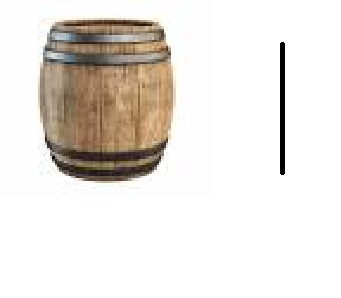
#> input picture data/cask.jfif, 341 x 298 px, found by its file name
$ python uprightImg.py
#> lines starting #> are read from the running program, lines starting #| are printed output that depends on the picture; after the words box and inside, x2 and y2 are one past the last pixel; in counts of white or black regions, pixels touching at a corner belong together
from itertools import groupby
import cv2,numpy as np,random


def get_type():
    if cask_h<.17:
        return "unknown"
    elif cask_h<.25:
        return "blood tub"

def get_h(obj_h,cask_m,real_obj_h=1,):
    global metre_per_pix
    metre_per_pix=real_obj_h/obj_h
    dist=cask_m*metre_per_pix
    return dist


def get_w(h_val=None):
    global cask_contour

    #if no height is given a radom height is used
    if (not h_val) or h_val>=h//2:
        h_val=random.randint(0,h//2)
    elif h_val:
        h_val=h_val/metre_per_pix
    y1,y2=centre_y-h_val,centre_y+h_val
    tot=[]


    #find points on contour with the given height and return average width and both widths
    cask_contour=sorted(cask_contour,key=lambda x:x[0][1])
    for key,group in groupby(cask_contour,lambda x:x[0][1]):
        group=list(group)
        if key==y1 or key==y2:
            first,last=group[0][0],group[-1][0]
            dist=(group[-1][0][0]-group[0][0][0])*metre_per_pix
            tot.append(dist)
            cv2.line(img,first,last,(0,0,255),2)
            cv2.putText(img,f"{dist:.2f}",(first[0],first[1]-5),cv2.FONT_HERSHEY_SIMPLEX,.5,(0,0,255),2)
    return sum(tot)/2,tot


def main(im=cv2.imread("./data/cask.jfif")):
    global img,centre_x,centre_y,cask_contour,h,cask_h
    #img=cv2.resize(im,(0,0),fx=2,fy=2)
    img=im.copy()
#> img is the input picture: shape (298, 341, 3); mean B, G, R 222.4, 227.5, 232.1
    img_process=cv2.cvtColor(img,cv2.COLOR_BGR2GRAY)
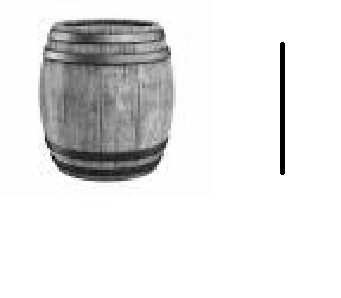
#> img_process: shape (298, 341); min 0, max 255, mean 228.3


    img_process=cv2.GaussianBlur(img_process,(5,5),0)
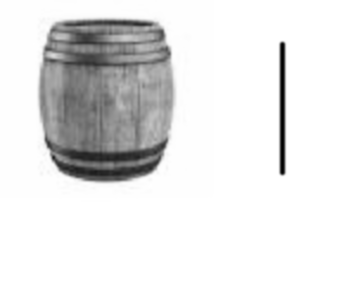
#> img_process: shape (298, 341); min 0, max 255, mean 228.3
    cv2.imshow("img",img_process)
    cv2.waitKey(0)
    #create mask to get the contour of the cask and known object
    mask=cv2.inRange(img_process,0,180)
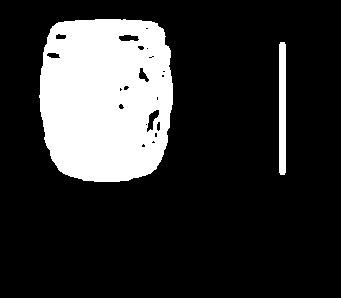
#> mask: shape (298, 341); 19.4% white; 2 white regions

    #chain approx none used, as even though it uses more memory it gives
    #more reliable results for getting width later
    contours,_=cv2.findContours(mask,cv2.RETR_TREE,cv2.CHAIN_APPROX_NONE)
#> contours = 23 contours, 12 with area under 20; largest, box (x1, y1, x2, y2) and area: (39, 19, 173, 182) 18994, (279, 42, 286, 175) 786, (146, 109, 160, 133) 146, (118, 34, 140, 42) 118, (138, 67, 150, 83) 88

    #get largest contours which should be the cask and the object and get bounding box and circle
    #cask should be the largest contour
    contours=sorted(list(contours),key=cv2.contourArea,reverse=True)
    cask_contour=contours[0]
#> cask_contour = contour of 495 points, box (x1, y1, x2, y2) (39, 19, 173, 182), area 18994
    obj_contour=contours[1]
#> obj_contour = contour of 272 points, box (x1, y1, x2, y2) (279, 42, 286, 175), area 786
    cask_box=cv2.boundingRect(cask_contour)
#> cask_box = (39, 19, 134, 163)
    obj_box=cv2.boundingRect(obj_contour)
#> obj_box = (279, 42, 7, 133)
    circ=cv2.minEnclosingCircle(cask_contour)
#> circ = ((106.5, 95.81), 88.61)
    #index of the casks contour
    cnt_ind=0

    x,y,w,h=cask_box
#> x = 39; y = 19; w = 134; h = 163
    centre_x,centre_y=((w)//2+x,(h)//2+y)
#> centre_x = 106; centre_y = 100


    #draw the shapes and informations
    cv2.drawContours(img,[cask_contour],-1,(0,0,255),2)
    cv2.rectangle(img,(cask_box[0],cask_box[1]),(cask_box[0]+cask_box[2],cask_box[1]+cask_box[3]),(0,255,0),2)
    cv2.rectangle(img,(obj_box[0],obj_box[1]),(obj_box[0]+obj_box[2],obj_box[1]+obj_box[3]),(0,255,0),2)
    cv2.circle(img,(int(circ[0][0]),int(circ[0][1])),int(circ[1]),(0,255,0),2)
    cv2.putText(img,"cask",(cask_box[0],cask_box[1]),cv2.FONT_HERSHEY_SIMPLEX,0.5,(255,0,0),2)

    real_h=f"{get_h(obj_box[3],cask_box[3],1):.2f}"
#> real_h = '1.23'
    cv2.putText(img,real_h,(cask_box[0]+cask_box[2],cask_box[1]),cv2.FONT_HERSHEY_SIMPLEX,0.5,(255,0,0),2)
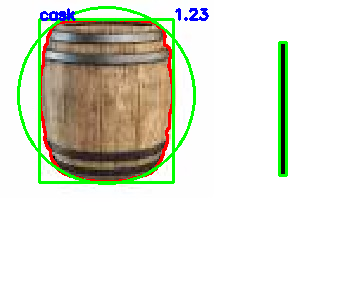
#> img: shape (298, 341, 3); mean B, G, R 212.4, 225.9, 222.8

    cask_h=get_h(obj_box[3],cask_box[3],1)
#> cask_h = 1.23
    print(obj_box)
#| (279, 42, 7, 133)

    cv2.circle(img,(centre_x,centre_y),5,(255,255,0),2)
#> img: shape (298, 341, 3); 0.09% of pixels changed, all inside (x1, y1, x2, y2) = (100, 94, 113, 107)
    get_w()
#> in get_w, `h_val=random.randint(0,h//2)`: h_val = 49
#> in get_w, `y1,y2=centre_y-h_val,centre_y+h_val`: y1 = 51; y2 = 149
#> in get_w, `cask_contour=sorted(cask_contour,key=lambda x:x[0][1])`: cask_contour = 495 items, first 6: [[95, 19]], [[125, 19]], [[124, 19]], [[123, 19]], [[120, 19]], [[119, 19]]
#> the loop in get_w, `for key,group in groupby(cask_contour,lambda x:x[0][1]):` made 163 passes
#> (first, last, dist) on passes 33, 131: ([44, 51], [170, 51], 0.947), ([49, 149], [164, 149], 0.865)
#> group on passes 6 to 11: [[[55, 24]], [[157, 24]]], [[[54, 25]], [[157, 25]]], [[[53, 26]], [[52, 26]], [[158, 26]]], [[[52, 27]], [[160, 27]], [[159, 27]]], [[[51, 28]], [[162, 28]], [[161, 28]]], [[[50, 29]], [[163, 29]]]
#> after the loop in get_w, `for key,group in groupby(cask_contour,lambda x:x[0][1]):`:
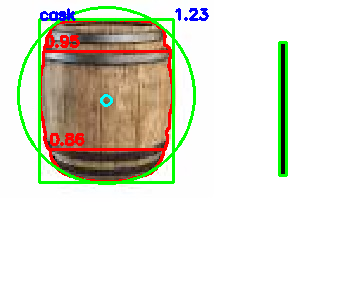
#> img: shape (298, 341, 3); mean B, G, R 211.4, 224.5, 224.1
#> after the loop in get_w, `for key,group in groupby(cask_contour,lambda x:x[0][1]):`: tot = [0.947, 0.865]
    cv2.imshow('img',img)
    cv2.imshow('mask',mask)
    cv2.waitKey(0)

if __name__=='__main__':
    main()

$ run again, with data/tree.jfif copied over data/cask.jfif
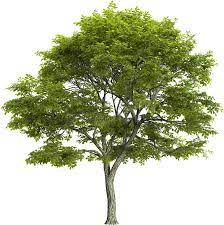
#> input picture data/tree.jfif, 224 x 225 px, found by its file name
#> in main, img is the input picture: shape (225, 224, 3); mean B, G, R 158.7, 188.6, 183.5
#> in main, `mask=cv2.inRange(img_process,0,180)`:
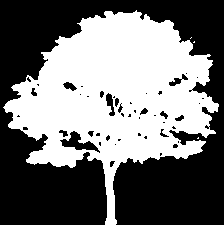
#> mask: shape (225, 224); 45.4% white; 4 white regions (3 under 20 px)
#> contours = 55 contours, 35 with area under 20; largest, box (x1, y1, x2, y2) and area: (3, 10, 219, 225) 23462, (59, 130, 101, 154) 386, (105, 92, 116, 117) 136, (62, 81, 78, 92) 84, (168, 77, 183, 87) 78
#> in main, `cask_contour=contours[0]`: cask_contour = contour of 1027 points, box (x1, y1, x2, y2) (3, 10, 219, 225), area 23462
#> obj_contour = contour of 105 points, box (x1, y1, x2, y2) (59, 130, 101, 154), area 386
#> cask_box = (3, 10, 216, 215)
#> obj_box = (59, 130, 42, 24)
#> circ = ((114.5, 112.8), 111.6)
#> x = 3; y = 10; w = 216; h = 215
#> centre_x = 111; centre_y = 117
#> real_h = '8.96'
#> cask_h = 8.96
#| (59, 130, 42, 24)
#> h_val = 49
#> y1 = 68; y2 = 166
#> in get_w, `cask_contour=sorted(cask_contour,key=lambda x:x[0][1])`: cask_contour = 1027 items, first 6: [[136, 10]], [[135, 11]], [[111, 11]], [[110, 11]], [[109, 11]], [[108, 11]]
#> the loop in get_w, `for key,group in groupby(cask_contour,lambda x:x[0][1]):` made 215 passes
#> (first, last, dist) on passes 59, 157: ([41, 68], [208, 68], 6.96), ([56, 166], [118, 166], 2.58)
#> after the loop in get_w, `for key,group in groupby(cask_contour,lambda x:x[0][1]):`:
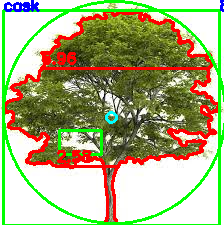
#> img: shape (225, 224, 3); mean B, G, R 130.3, 173.6, 171.7
#> after the loop in get_w, `for key,group in groupby(cask_contour,lambda x:x[0][1]):`: tot = [6.96, 2.58]
